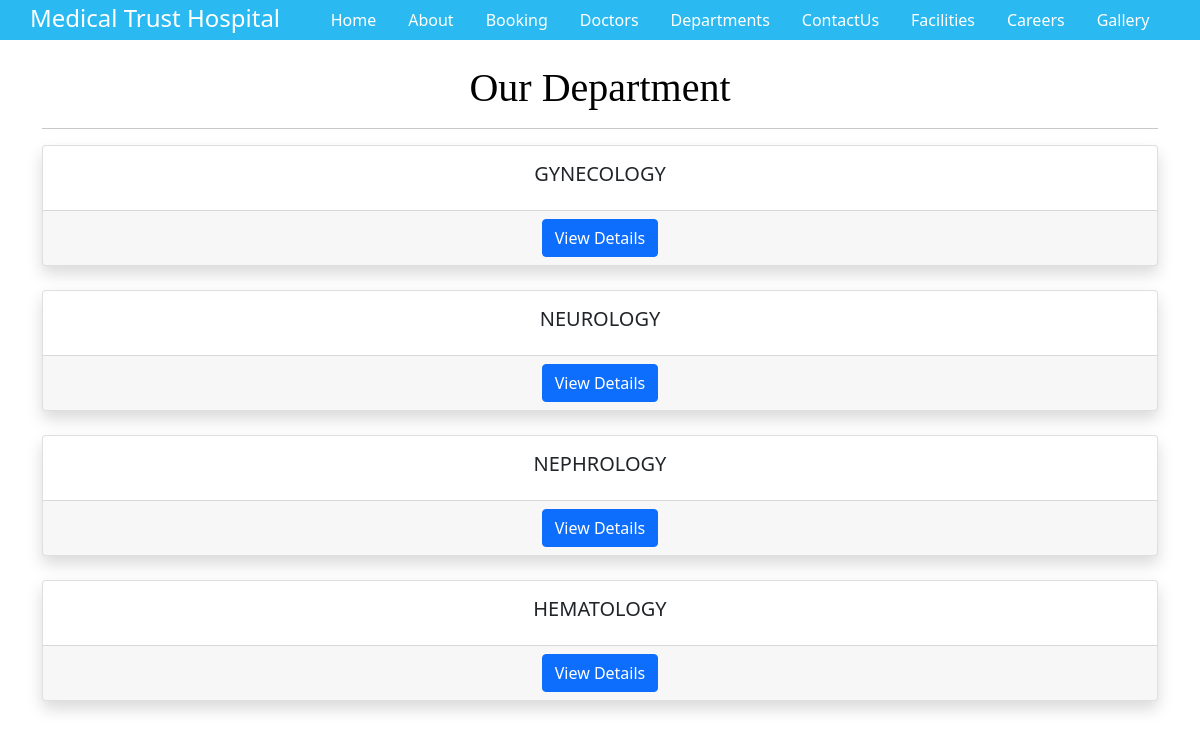
The app's page /departmentpage with its own data.
### secondapp/models.py (models this page shows, shortened)
class DepartmentModel(models.Model):
    name=models.CharField(max_length=100,null=True,blank=True)
    description=models.TextField(null=True,blank=True)

### secondapp/views.py (the view)
# urls.py: path('departmentpage', views.departmentsview, name='departmentpage'),
def departmentsview(request):
    dept=DepartmentModel.objects.all()
    return render(request,'departments.html',{'dept':dept})

### templates/departments.html
{% extends 'base.html'%}
{% load static %}
{% block content %}
<link href="{% static 'css/departmentstyle.css' %}" rel="stylesheet">
<div class="container my-4">
    <h1 class="h1">
        Our Department
    </h1>
    <hr>
    <div class="row">
        {% for item in dept %}
        <div class="col-md-12 mb-4">
            <div class="card h-100 shadow">
                <div class="card-body">
                    <h5 class="card-title text-center">{{ item.name }}</h5>
                </div>
                <div class="card-footer text-center">
                    <a href="{% url 'deptdetails' item.id %}" class="btn btn-primary">View Details</a>
                </div>
            </div>
        </div>
        {% endfor %}
    </div>
</div>
{% endblock %}

### static/css/departmentstyle.css (style rules this page uses)
.h1 { color:black; text-align:center; font-family:stencil; padding-right:16% margin-right:15%; }

### records on screen
DepartmentModel: name "GYNECOLOGY"
DepartmentModel: name "NEUROLOGY"
DepartmentModel: name "NEPHROLOGY"
DepartmentModel: name "HEMATOLOGY"
